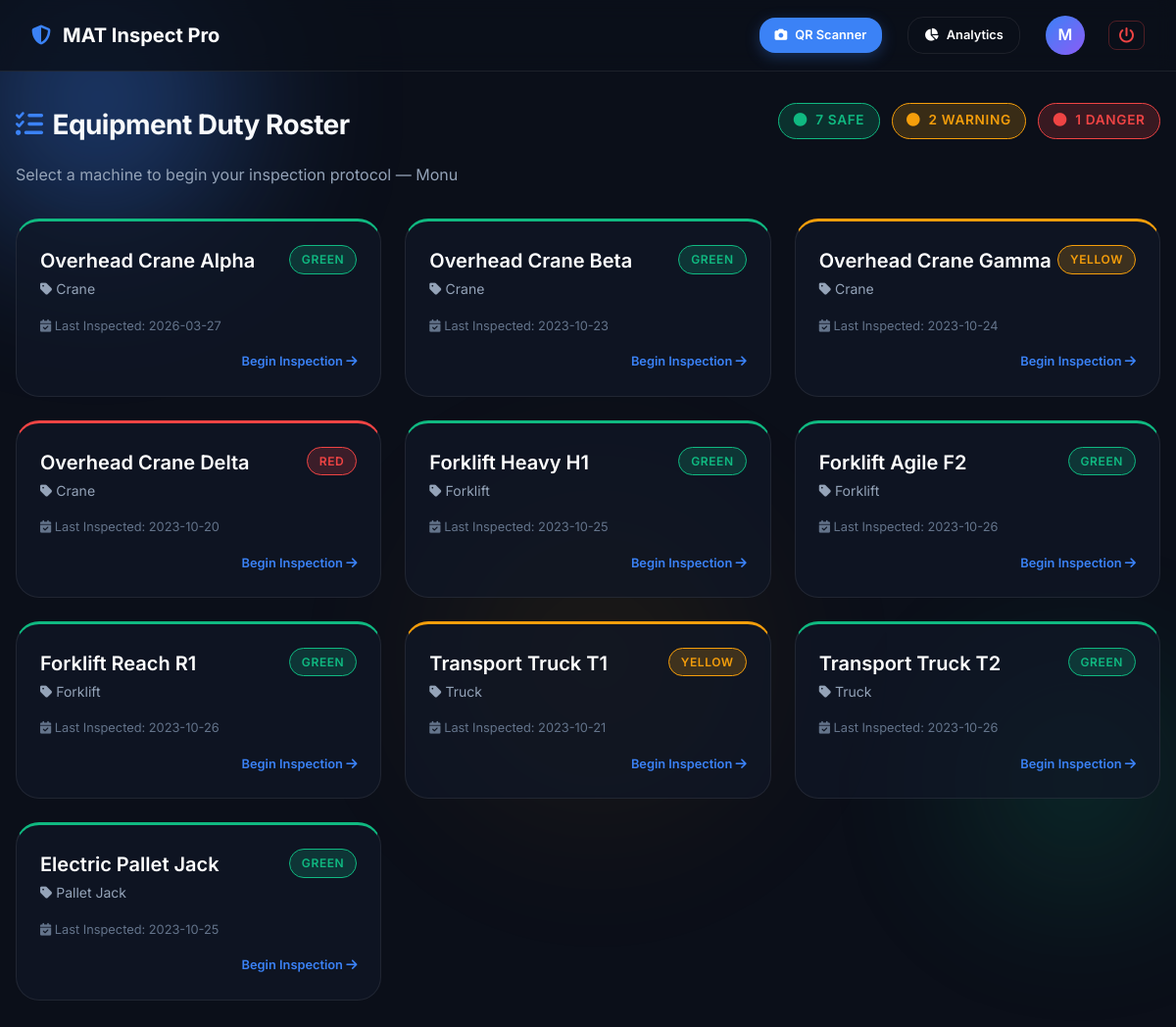
Page /roster (signed in) on the committed database.
### app.py (models this page shows)
class User(db.Model):
    id       = db.Column(db.String(36), primary_key=True, default=lambda: str(uuid.uuid4()))
    name     = db.Column(db.String(120), nullable=False)
    email    = db.Column(db.String(120), unique=True, nullable=False)
    role     = db.Column(db.String(30), nullable=False)  # 'manager' | 'lab_tech'
    created  = db.Column(db.DateTime, default=lambda: datetime.now(timezone.utc))

class Equipment(db.Model):
    id              = db.Column(db.String(36), primary_key=True)
    name            = db.Column(db.String(120), nullable=False)
    type            = db.Column(db.String(60), nullable=False)
    status          = db.Column(db.String(20), default='Green')   # Green/Yellow/Red
    last_inspection = db.Column(db.String(40), default='Never')

### app.py (the view)
@app.route('/roster')
@login_required
def roster():
    user  = current_user()
    fleet = Equipment.query.all()
    return render_template('roster.html', user=user, fleet=fleet)

### app.py (called while the page is built)
def current_user():
    uid = session.get('user_id')
    return db.session.get(User, uid) if uid else None

def login_required(f):
    from functools import wraps
    @wraps(f)
    def decorated(*args, **kwargs):
        if not current_user():
            return redirect(url_for('auth'))
        return f(*args, **kwargs)
    return decorated

### templates/roster.html (shortened to what this page needs)
{% extends "base.html" %}
{% block nav %}
<nav class="top-nav">
    <div class="nav-brand">
        <i class="fa-solid fa-shield-halved" style="color:var(--accent-blue)"></i>
        MAT Inspect Pro
    </div>
    <div class="nav-profile">
        <a href="/scanner" class="btn btn-primary" style="font-size:0.8rem; padding:0.5rem 1rem; margin-right:10px; text-decoration:none">
            <i class="fa-solid fa-camera"></i> QR Scanner
        </a>
        <a href="/dashboard" class="btn btn-outline" style="font-size:0.8rem; padding:0.5rem 1rem; margin-right:10px; text-decoration:none">
            <i class="fa-solid fa-chart-pie"></i> Analytics
        </a>
        <div class="avatar" title="{{ user.name }} ({{ user.role }})">{{ user.name[0] | upper }}</div>
        <a href="/logout" class="btn btn-icon" title="Secure Logout"
            style="margin-left:8px; color:var(--state-danger); border:1px solid rgba(239,68,68,0.3); padding:0.4rem 0.6rem;">
            <i class="fa-solid fa-power-off"></i>
        </a>
    </div>
</nav>
{% endblock %}
{% block content %}
<div style="animation:fadeIn 0.4s ease-out">
    <div style="display:flex; justify-content:space-between; align-items:flex-start; flex-wrap:wrap; gap:1rem; margin-bottom:2rem">
        <div>
            <h2><i class="fa-solid fa-list-check" style="color:var(--accent-blue); margin-right:10px"></i>Equipment Duty Roster</h2>
            <p>Select a machine to begin your inspection protocol — {{ user.name }}</p>
        </div>
        <div style="display:flex; gap:0.75rem">
            <span class="badge badge-success" style="font-size:0.85rem; padding:0.4rem 0.9rem">
                <i class="fa-solid fa-circle"></i>&nbsp;
                {{ fleet | selectattr('status', 'equalto', 'Green') | list | length }} Safe
            </span>
            <span class="badge badge-warning" style="font-size:0.85rem; padding:0.4rem 0.9rem">
                <i class="fa-solid fa-circle"></i>&nbsp;
                {{ fleet | selectattr('status', 'equalto', 'Yellow') | list | length }} Warning
            </span>
            <span class="badge badge-danger" style="font-size:0.85rem; padding:0.4rem 0.9rem">
                <i class="fa-solid fa-circle"></i>&nbsp;
                {{ fleet | selectattr('status', 'equalto', 'Red') | list | length }} Danger
            </span>
        </div>
    </div>
    <div class="equipment-list">
        {% for equip in fleet %}
        {% set status_class = 'status-safe' if equip.status == 'Green' else ('status-danger' if equip.status == 'Red' else 'status-warning') %}
        {% set badge_class = 'badge-success' if equip.status == 'Green' else ('badge-danger' if equip.status == 'Red' else 'badge-warning') %}
        {% set icon = 'fa-forklift' if equip.type == 'Forklift' else ('fa-truck' if equip.type == 'Truck' else ('fa-pallet' if equip.type == 'Pallet Jack' else 'fa-gears')) %}
        <div class="equip-card {{ status_class }}" onclick="window.location='/form/{{ equip.id }}'" style="cursor:pointer">
            <div class="equip-header">
                <div>
                    <div class="equip-title">{{ equip.name }}</div>
                    <div class="equip-type">
                        <i class="fa-solid fa-tag" style="margin-right:4px"></i>{{ equip.type }}
                    </div>
                </div>
                <span class="badge {{ badge_class }}">{{ equip.status }}</span>
            </div>
            <p style="font-size:0.8rem; color:var(--text-muted); margin-top:0.5rem">
                <i class="fa-solid fa-calendar-check"></i>
                Last Inspected: {{ equip.last_inspection[:10] if equip.last_inspection != 'Never' else 'Never inspected' }}
            </p>
            <div style="margin-top:1rem; display:flex; justify-content:flex-end">
                <span style="font-size:0.8rem; color:var(--accent-blue); font-weight:600">
                    Begin Inspection <i class="fa-solid fa-arrow-right"></i>
                </span>
            </div>
        </div>
        {% endfor %}
    </div>
</div>
{% endblock %}

### static/css/styles.css (style rules this page uses)
:root { --bg-dark: #0b0f19; --bg-panel: rgba(17, 24, 39, 0.7); --bg-glass: rgba(255, 255, 255, 0.03); --border-light: rgba(255, 255, 255, 0.08); --border-focus: rgba(59, 130, 246, 0.5); --text-primary: #f8fafc; --text-secondary: #94a3b8; --text-muted: #64748b; --accent-blue: #3b82f6; --accent-blue-hover: #2563eb; --accent-glow: rgba(59, 130, 246, 0.5); --state-success: #10b981; --state-success-glow: rgba(16, 185, 129, 0.2); --state-warning: #f59e0b; --state-danger: #ef4444; --state-danger-glow: rgba(239, 68, 68, 0.2); --shadow-glass: 0 8px 32px 0 rgba(0, 0, 0, 0.37); --shadow-glow: 0 0 15px var(--accent-glow); --blur-strength: blur(12px); --radius-sm: 8px; --radius-md: 16px; --radius-lg: 24px; --radius-pill: 9999px; }
*, *::before, *::after { box-sizing: border-box; margin: 0; padding: 0; }
body { font-family: 'Inter', sans-serif; background-color: var(--bg-dark); color: var(--text-primary); line-height: 1.6; min-height: 100vh; overflow-x: hidden; position: relative; }
h1, h2, h3, h4 { font-weight: 700; letter-spacing: -0.02em; }
h2 { font-size: 1.75rem; margin-bottom: 1rem; }
p { color: var(--text-secondary); }
.top-nav { display: flex; justify-content: space-between; align-items: center; padding: 1rem 2rem; background: rgba(11, 15, 25, 0.8); backdrop-filter: blur(10px); border-bottom: 1px solid var(--border-light); position: sticky; top: 0; z-index: 100; }
.nav-brand { display: flex; align-items: center; gap: 0.75rem; font-weight: 700; font-size: 1.25rem; color: white; }
.nav-brand i { color: var(--accent-blue); }
.nav-profile { display: flex; align-items: center; gap: 1rem; }
.avatar { width: 40px; height: 40px; border-radius: 50%; background: linear-gradient(135deg, var(--accent-blue), #8b5cf6); display: flex; align-items: center; justify-content: center; font-weight: 600; color: white; }
.btn { display: inline-flex; align-items: center; justify-content: center; gap: 0.5rem; padding: 0.75rem 1.5rem; border-radius: var(--radius-md); font-weight: 600; font-family: inherit; cursor: pointer; transition: all 0.2s ease; border: none; text-decoration: none; font-size: 1rem; }
.btn-primary { background-color: var(--accent-blue); color: white; box-shadow: 0 4px 15px rgba(59,130,246,0.3); }
.btn-outline { background-color: transparent; color: white; border: 1px solid var(--border-light); }
.btn-icon { padding: 0.5rem; border-radius: var(--radius-sm); background: transparent; color: var(--text-secondary); border: none; cursor: pointer; transition: color 0.2s; display: inline-flex; align-items: center; justify-content: center; text-decoration: none; }
.equipment-list { display: grid; grid-template-columns: repeat(auto-fill, minmax(300px, 1fr)); gap: 1.5rem; margin-top: 2rem; }
.equip-card { background: var(--bg-panel); border: 1px solid var(--border-light); border-radius: var(--radius-lg); padding: 1.5rem; transition: all 0.3s cubic-bezier(0.25, 0.8, 0.25, 1); position: relative; overflow: hidden; cursor: pointer; }
.equip-card.status-safe { border-top: 3px solid var(--state-success); }
.equip-card.status-danger { border-top: 3px solid var(--state-danger); }
.equip-card.status-warning { border-top: 3px solid var(--state-warning); }
.equip-header { display: flex; justify-content: space-between; align-items: flex-start; margin-bottom: 1rem; }
.equip-title { color: white; font-weight: 600; font-size: 1.25rem; }
.equip-type { color: var(--text-secondary); font-size: 0.875rem; margin-top: 2px; }
.badge { padding: 0.25rem 0.75rem; border-radius: var(--radius-pill); font-size: 0.75rem; font-weight: 600; text-transform: uppercase; letter-spacing: 0.05em; white-space: nowrap; }
.badge-success { background: var(--state-success-glow); color: var(--state-success); border: 1px solid var(--state-success); }
.badge-danger { background: var(--state-danger-glow); color: var(--state-danger); border: 1px solid var(--state-danger); }
.badge-warning { background: rgba(245,158,11,0.2); color: var(--state-warning); border: 1px solid var(--state-warning); }

### rows in the picture
User: name "M", name "Monu"
Equipment: name "Overhead Crane Alpha", type "Crane", status "GREEN", last_inspection "2026-03-27"
Equipment: name "Overhead Crane Beta", type "Crane", status "GREEN", last_inspection "2023-10-23"
Equipment: name "Overhead Crane Gamma", type "Crane", status "YELLOW", last_inspection "2023-10-24"
Equipment: name "Overhead Crane Delta", type "Crane", status "RED", last_inspection "2023-10-20"
Equipment: name "Forklift Heavy H1", type "Forklift", status "GREEN", last_inspection "2023-10-25"
Equipment: name "Forklift Agile F2", type "Forklift", status "GREEN", last_inspection "2023-10-26"
Equipment: name "Forklift Reach R1", type "Forklift", status "GREEN", last_inspection "2023-10-26"
Equipment: name "Transport Truck T1", type "Truck", status "YELLOW", last_inspection "2023-10-21"
Equipment: name "Transport Truck T2", type "Truck", status "GREEN", last_inspection "2023-10-26"
Equipment: name "Electric Pallet Jack", type "Pallet Jack", status "GREEN", last_inspection "2023-10-25"

### other values in the picture
{{ fleet | selectattr('status', 'equalto', 'Green') | list | length }} "7"
{{ fleet | selectattr('status', 'equalto', 'Yellow') | list | length }} "2"
{{ fleet | selectattr('status', 'equalto', 'Red') | list | length }} "1"
